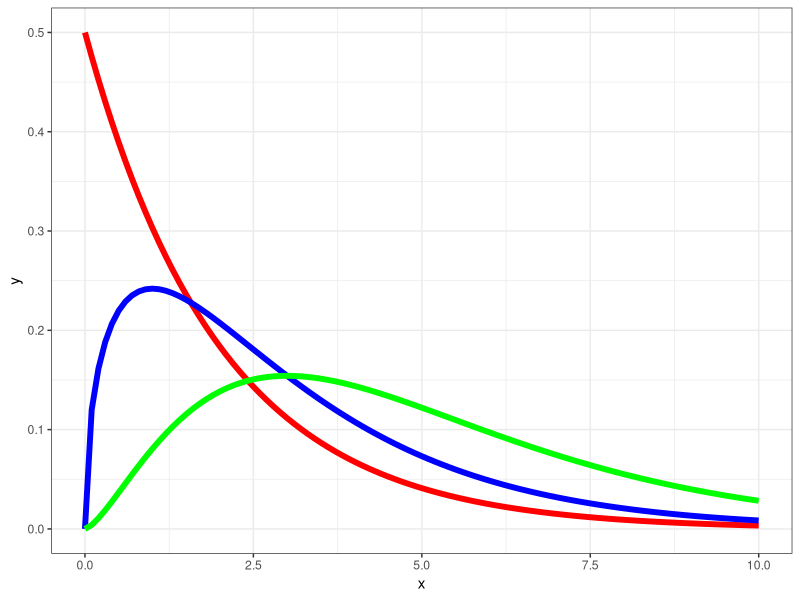
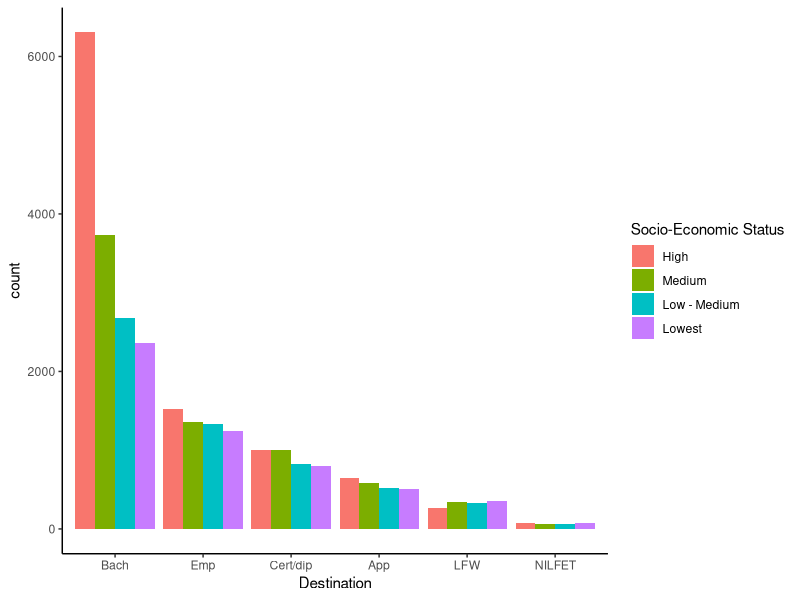
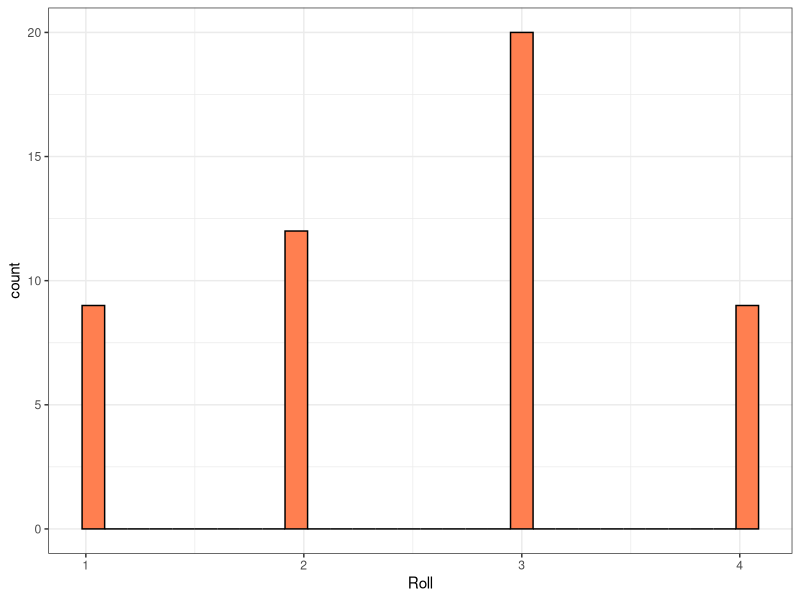
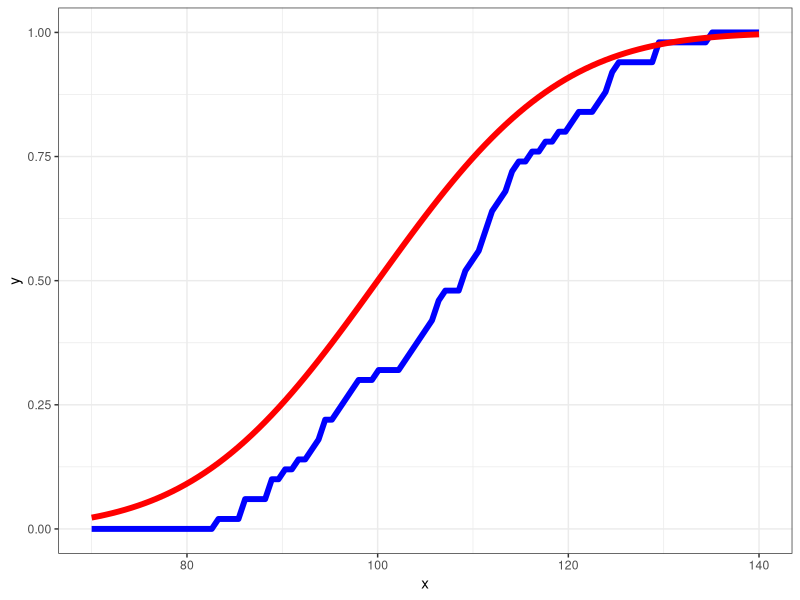

These charts were generated, in order, by the following R code:
library(tidyverse)

#plotting the X^2 function with different DF
ggplot(data.frame(x = c(0,10)), aes(x = x))+
  stat_function(fun = dchisq, args = list(df = 2), colour = 'red', size = 2)+
  stat_function(fun = dchisq, args = list(df = 3), colour = 'blue', size = 2)+
  stat_function(fun = dchisq, args = list(df = 5), colour = 'green', size = 2)+
  theme_bw() 

#reading in the data
students <- read.csv('Students.csv')

#filterig out unknowns as X^2 wont work with them
students <- filter(students, SES_QUARTILE != "Unknown", DESTINATION != "Unknown")

#to see if they are of class factor or not
summary(students)

#need to change from character to factor so that R knows they are categorical variables
students$SES_QUARTILE <- factor(students$SES_QUARTILE,
                                levels = c("High", "Medium","Low - Medium", "Lowest"))
students$DESTINATION <- factor(students$DESTINATION,
                               levels = c("Bachelor degree", "Employed","Certificates/diplomas",
                                          "Apprenticeship/traineeship", "Looking for work","NILFET"))
#summary STATS
summary(students$SES_QUARTILE)
summary(students$DESTINATION)

#plot to see if there is a relationship between SES and what students do after HS
ggplot(data = students, aes(x=DESTINATION, fill = factor(SES_QUARTILE))) +
  geom_bar(position = "dodge") + # using bar over hist cause they are categorical var not continuous
  scale_x_discrete(name = "Destination",
                   labels = c("Bach", "Emp","Cert/dip","App","LFW","NILFET")) +
  scale_fill_discrete(name = "Socio-Economic Status") +
  theme_classic()

#turning our data into a two way table
observed <- table(students$SES_QUARTILE,students$DESTINATION) #creates the table but we still need to assign colnames
colnames(observed) <- c("Bach","Emp","Cert/dip","App/train", "LFW","NILFET")
observed

#before we can get expected we need to get row and col totals
total_ses <- summarise(group_by(students,SES_QUARTILE), count = n()) #creates dataset that has counts of SES
total_dest <- summarise(group_by(students,DESTINATION), count = n()) #creates dataset that has counts of DEST

total_ses <- matrix(total_ses$count)   #singles out the counted values and converts to matricies
total_dest <- matrix(total_dest$count) #singles out the counted values and converts to matricies

expected <- data.frame(total_ses%*%t(total_dest)/sum(total_ses)) #converts everything back into a DF after using the shortcuts we get from matricies
#the t represents the transpose, i.e. flipping total_dest on its side into a row from column
# %*% means we do matrix multiplucation instead of normal

round(expected,2) #Here we are only rounding to make it nicer to look at.

contribution <- (observed - expected)^2/expected
round(contribution,2) #Again, just to make it easier to read

#calcing contribution to test statistic
ts <- sum(contribution)
ts

#getting the degrees of Freedom
df  <- (nrow(observed)-1)*(ncol(observed)-1)
df

#finding p value
pval <- pchisq(q = ts, df = df, lower.tail = F) #chisq is the code for X^2 distribution
pval

#running Pearsons Chi-aquared test in r
Xsq <- chisq.test(observed) #observed has to be in our wide format
Xsq

#verifying our expected counts
Xsq$expected

#working with the Diuce dataset
dice <- read_csv('Dice.csv')
ggplot(data = dice, aes(x = Roll))+
  geom_histogram(fill = 'coral', colour = 'black')+
  theme_bw()

#testing to see if the dice is fair
observed <- table(dice$Roll) #the observed values
expected <- rep(x = 0.25*50, 4) #the expected values if it was accurately reped by distribution or PMF

contribution <- (observed - expected)^2/expected
round(contribution,2) #Again, just to make it easier

ts <- sum(contribution)#remeber the TS is the SUM of (observed − expected)^2 / expected
ts

df <- (nrow(observed)-1) # df = k-1    #i.e. levels of cat var - 1
df

pchisq(q = ts, df, lower.tail = F)

chisq.test(x = observed) #is observed as needs to be a table and not a dataframe

#working with CDF's
set.seed(600)
rand_data <- data.frame( x= round(runif(10),2))
orig_rand <- rand_data
rand_data$x

#i havent ordered my data so it isnt accurate
rand_data$cumulative <- cumsum(rep(0.1, 10))
rand_data <- rand_data[order(-rand_data$cumulative),]
rand_data <- rand_data[!duplicated(rand_data$x),]
rand_data <- rand_data[order(rand_data$cumulative),]
t(rand_data)

#kolmogorov Smirnov test with IQ data
IQ <- read_csv("IQ.csv")

IQ_ecdf <- ecdf(IQ$IQ)
IQ_ecdf

ggplot(data.frame(x = c(70,140)), aes(x = x))+
  stat_function(fun = IQ_ecdf, colour = 'blue', size = 2)+
  stat_function(fun = pnorm, args = list(mean = 100, sd = 15), colour = 'red', size = 2)+
  theme_bw()

#simply performing the KS test
p_cdf <- function(x){return(pnorm(q = x, mean = 100, sd = 15))}
ks.test(x = IQ$IQ, y = "p_cdf")

#moving onto the Anderson-Darling test
library(goftest)
ad.test(IQ$IQ, null = "pnorm", mean = 100, sd = 15)
